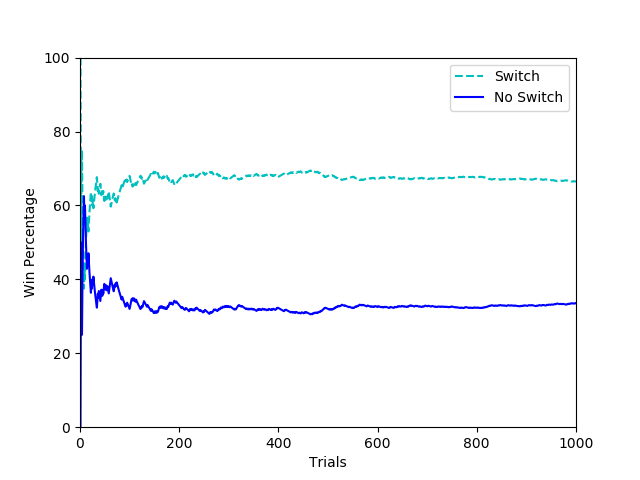

Source code (Python):
#!/usr/bin/env python

import random
import matplotlib.pyplot as plt

plt.clf()

switchProb = []
noSwitchProb = []

switchWins = 0
ngames = 1000
times = 0
x = []

ax = plt.gca()  # generate a plot handle
ax.set_xlabel('Trials') # set X axis title
ax.set_ylabel('Win Percentage')  # set Y axis title
ax.axis([0, ngames, 0, 100]) # set axix limits [xmin, xmax, ymin, ymax]
plt.hold('on')  # add all data files to the same plot
    
for i in range(ngames):
    prize = random.randint(1,3)
    guess = random.randint(1,3)
    view = guess
    while view == prize or view == guess:
        view = random.randint(1,3)
    newGuess = view
    while newGuess == guess or newGuess == view:
        newGuess = random.randint(1,3)

    if newGuess == prize:
        switchWins += 1
        
    times += 1
    x.append(times)
        
    
    switchPercentage = 100*(switchWins / times)
    noSwitchPercentage = 100 - switchPercentage
    
    switchProb.append(switchPercentage)
    noSwitchProb.append(noSwitchPercentage)
    #plt.plot([times], [switchPercentage], 'ro')
    #plt.plot([times], [noSwitchPercentage], 'bo')# [x], [y]
    
plt.plot(x,switchProb,'c--')
plt.plot(x,noSwitchProb,'b-')
plt.legend(['Switch','No Switch'])
plt.savefig('MonteCarloGame.png')
